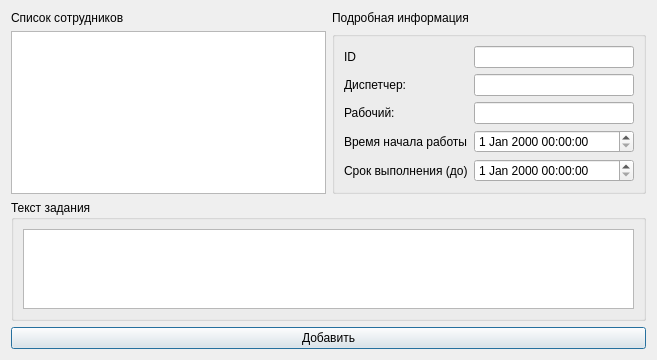
<?xml version="1.0" encoding="UTF-8"?>
<ui version="4.0">
 <class>TaskWindow</class>
 <widget class="QDialog" name="TaskWindow">
  <property name="geometry">
   <rect>
    <x>0</x>
    <y>0</y>
    <width>657</width>
    <height>360</height>
   </rect>
  </property>
  <property name="windowTitle">
   <string>Dialog</string>
  </property>
  <layout class="QVBoxLayout" name="verticalLayout">
   <item>
    <layout class="QGridLayout" name="gridLayout_2">
     <item row="0" column="0">
      <widget class="QLabel" name="label_6">
       <property name="text">
        <string>Список сотрудников</string>
       </property>
      </widget>
     </item>
     <item row="0" column="1">
      <widget class="QLabel" name="label_7">
       <property name="text">
        <string>Подробная информация</string>
       </property>
      </widget>
     </item>
     <item row="1" column="0">
      <widget class="QTableView" name="employerTable">
       <property name="dragDropMode">
        <enum>QAbstractItemView::DragDrop</enum>
       </property>
      </widget>
     </item>
     <item row="1" column="1">
      <widget class="QGroupBox" name="groupBox">
       <property name="sizePolicy">
        <sizepolicy hsizetype="Preferred" vsizetype="Fixed">
         <horstretch>0</horstretch>
         <verstretch>0</verstretch>
        </sizepolicy>
       </property>
       <property name="title">
        <string/>
       </property>
       <layout class="QGridLayout" name="gridLayout">
        <item row="2" column="1">
         <widget class="QLineEdit" name="workerEdit"/>
        </item>
        <item row="2" column="0">
         <widget class="QLabel" name="label_3">
          <property name="text">
           <string>Рабочий:</string>
          </property>
         </widget>
        </item>
        <item row="3" column="1">
         <widget class="QDateTimeEdit" name="startTimeEdit"/>
        </item>
        <item row="0" column="1">
         <widget class="QLineEdit" name="idEdit">
          <property name="text">
           <string/>
          </property>
         </widget>
        </item>
        <item row="1" column="1">
         <widget class="QLineEdit" name="dispatcherEdit">
          <property name="text">
           <string/>
          </property>
         </widget>
        </item>
        <item row="1" column="0">
         <widget class="QLabel" name="label_2">
          <property name="text">
           <string>Диспетчер:</string>
          </property>
         </widget>
        </item>
        <item row="3" column="0">
         <widget class="QLabel" name="label_4">
          <property name="text">
           <string>Время начала работы</string>
          </property>
         </widget>
        </item>
        <item row="4" column="1">
         <widget class="QDateTimeEdit" name="endTimeEdit"/>
        </item>
        <item row="4" column="0">
         <widget class="QLabel" name="label_5">
          <property name="text">
           <string>Срок выполнения (до)</string>
          </property>
         </widget>
        </item>
        <item row="0" column="0">
         <widget class="QLabel" name="label">
          <property name="text">
           <string>ID</string>
          </property>
         </widget>
        </item>
       </layout>
      </widget>
     </item>
    </layout>
   </item>
   <item>
    <widget class="QGroupBox" name="groupBox_2">
     <property name="title">
      <string>Текст задания</string>
     </property>
     <layout class="QVBoxLayout" name="verticalLayout_2">
      <item>
       <widget class="QTextEdit" name="taskEdit"/>
      </item>
     </layout>
    </widget>
   </item>
   <item>
    <widget class="QPushButton" name="acceptButton">
     <property name="text">
      <string>Добавить</string>
     </property>
    </widget>
   </item>
  </layout>
 </widget>
 <resources/>
 <connections>
  <connection>
   <sender>acceptButton</sender>
   <signal>clicked()</signal>
   <receiver>TaskWindow</receiver>
   <slot>accept()</slot>
   <hints>
    <hint type="sourcelabel">
     <x>280</x>
     <y>204</y>
    </hint>
    <hint type="destinationlabel">
     <x>280</x>
     <y>111</y>
    </hint>
   </hints>
  </connection>
  <connection>
   <sender>employerTable</sender>
   <signal>clicked(QModelIndex)</signal>
   <receiver>TaskWindow</receiver>
   <slot>setWorker(QModelIndex)</slot>
   <hints>
    <hint type="sourcelabel">
     <x>167</x>
     <y>117</y>
    </hint>
    <hint type="destinationlabel">
     <x>328</x>
     <y>179</y>
    </hint>
   </hints>
  </connection>
 </connections>
 <slots>
  <slot>setWorker(QModelIndex)</slot>
 </slots>
</ui>
